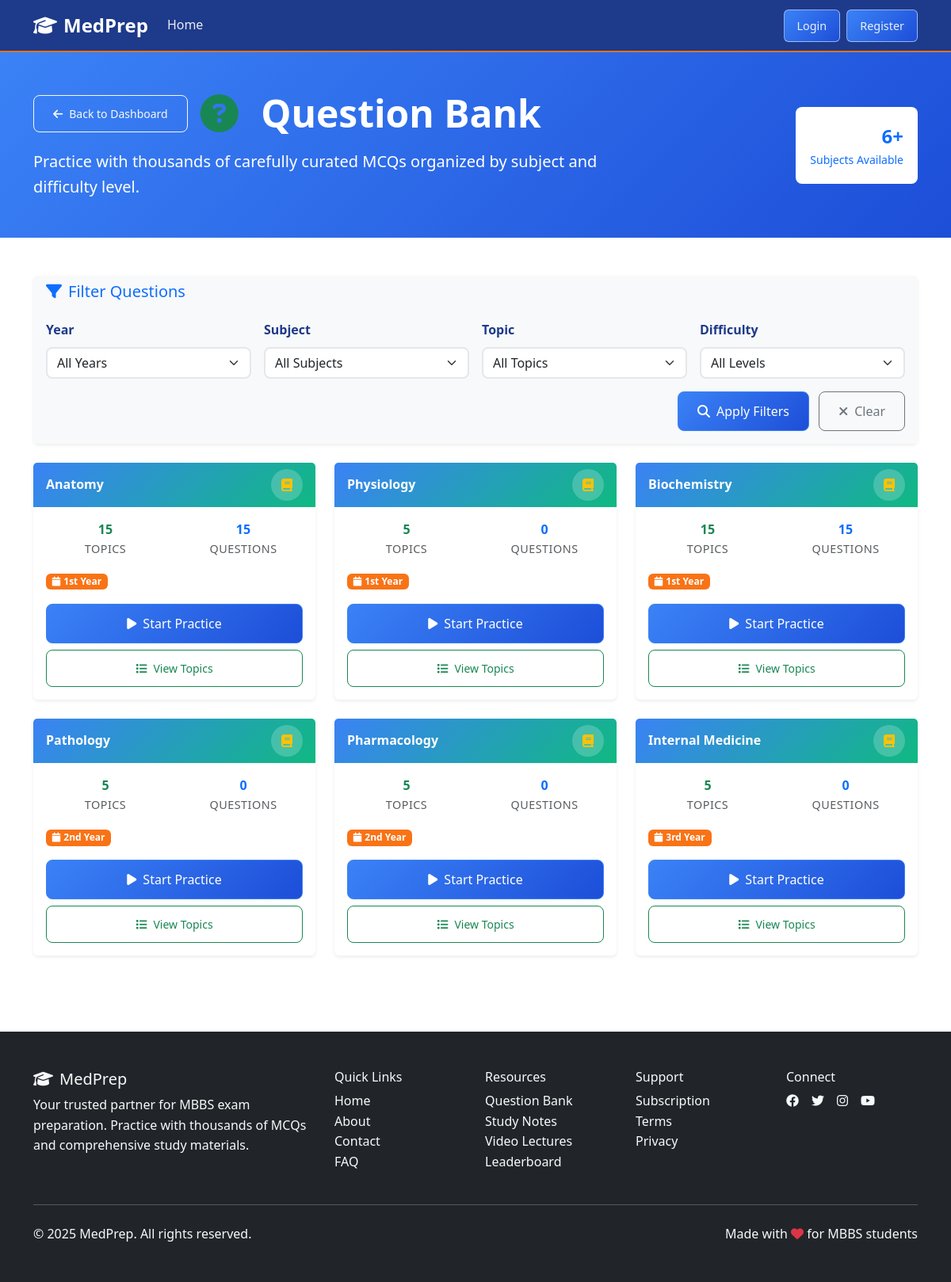
Screenshot of /questions/ with the database file from the repository.
### core/models/academic_models.py (models this page shows, shortened)
class Subject(models.Model):
    name = models.CharField(max_length=100, unique=True)
    code = models.CharField(max_length=10, unique=True)
    description = models.TextField(blank=True)
    year_applicable = models.CharField(
        max_length=3,
        choices=[
            ('1st', '1st Year'),
            ('2nd', '2nd Year'),
            ('3rd', '3rd Year'),
            ('4th', '4th Year'),
            ('5th', '5th Year (Final)'),
            ('all', 'All Years'),
        ],
        default='all'
    )
    is_active = models.BooleanField(default=True)
    created_at = models.DateTimeField(auto_now_add=True)
    class Meta:
        verbose_name = 'Subject'
        verbose_name_plural = 'Subjects'
        ordering = ['year_applicable', 'name']

### core/views/main_views.py (the view)
# urls.py: path('questions/', views.QuestionBankView.as_view(), name='question_bank'),
class QuestionBankView(TemplateView):
    template_name = 'core/question_bank.html'
    def get_context_data(self, **kwargs):
        context = super().get_context_data(**kwargs)
        subject_id = self.request.GET.get('subject')
        topic_id = self.request.GET.get('topic')
        difficulty = self.request.GET.get('difficulty')
        year = self.request.GET.get('year')
        subjects = Subject.objects.filter(is_active=True).annotate(
            topic_count=Count('topics', filter=Q(topics__is_active=True)),
            question_count=Count('topics__questions', filter=Q(topics__questions__is_active=True))
        )
        if year and year != 'all':
            subjects = subjects.filter(Q(year_applicable=year) | Q(year_applicable='all'))
        topics = []
        if subject_id:
            selected_subject = get_object_or_404(Subject, pk=subject_id, is_active=True)
            topics = selected_subject.topics.filter(is_active=True).annotate(
                question_count=Count('questions', filter=Q(questions__is_active=True))
            )
        context.update({
            'subjects': subjects,
            'topics': topics,
            'selected_subject_id': int(subject_id) if subject_id else None,
            'selected_topic_id': int(topic_id) if topic_id else None,
            'selected_difficulty': difficulty,
            'selected_year': year,
            'year_choices': Subject._meta.get_field('year_applicable').choices,
            'difficulty_choices': Question._meta.get_field('difficulty').choices,
        })
        return context

### core/context_processors.py (called while the page is built)
def site_context(request):
    context = {
        'site_name': 'MedPrep',
        'site_description': 'MBBS Exam Preparation Platform',
        'current_year': 2025,
    }
    if request.user.is_authenticated:
        try:
            context['user_profile'] = request.user.userprofile
        except:
            context['user_profile'] = None
    return context

### templates/core/question_bank.html (shortened to what this page needs)
{% extends 'base.html' %}
{% load static %}
{% block extra_css %}
<link href="{% static 'core/css/quiz.css' %}?v=1.1" rel="stylesheet">
{% endblock %}
{% block content %}
<div class="question-bank-header bg-primary text-white py-5">
    <div class="container">
        <div class="row align-items-center">
            <div class="col-lg-8">
                <div class="d-flex align-items-center mb-3">
                    <a href="{% url 'core:dashboard' %}" class="btn btn-outline-light btn-sm me-3">
                        <i class="fas fa-arrow-left me-2"></i>Back to Dashboard
                    </a>
                    <h1 class="display-5 fw-bold mb-0">
                        <i class="fas fa-question-circle text-success me-3"></i>
                        Question Bank
                    </h1>
                </div>
                <p class="lead mb-0">
                    Practice with thousands of carefully curated MCQs organized by subject and difficulty level.
                </p>
            </div>
            <div class="col-lg-4 text-end">
                <div class="stats-badge bg-white text-primary p-3 rounded-3 d-inline-block">
                    <div class="fw-bold fs-4">{{ subjects.count }}+</div>
                    <div class="small">Subjects Available</div>
                </div>
            </div>
        </div>
    </div>
</div>
<div class="container py-5">
    <div class="row mb-4">
        <div class="col-12">
            <div class="card border-0 shadow-sm">
                <div class="card-header bg-light border-bottom-0">
                    <h5 class="mb-0 text-primary">
                        <i class="fas fa-filter me-2"></i>Filter Questions
                    </h5>
                </div>
                <div class="card-body bg-light">
                    <form method="get" class="filter-form">
                        <div class="row g-3">
                            <div class="col-md-3">
                                <label class="form-label fw-semibold text-navy">Year</label>
                                <select name="year" class="form-select quiz-select">
                                    <option value="">All Years</option>
                                </select>
                            </div>
                            <div class="col-md-3">
                                <label class="form-label fw-semibold text-navy">Subject</label>
                                <select name="subject" class="form-select quiz-select" id="subjectSelect">
                                    <option value="">All Subjects</option>
                                </select>
                            </div>
                            <div class="col-md-3">
                                <label class="form-label fw-semibold text-navy">Topic</label>
                                <select name="topic" class="form-select quiz-select" id="topicSelect">
                                    <option value="">All Topics</option>
                                </select>
                            </div>
                            <div class="col-md-3">
                                <label class="form-label fw-semibold text-navy">Difficulty</label>
                                <select name="difficulty" class="form-select quiz-select">
                                    <option value="">All Levels</option>
                                </select>
                            </div>
                        </div>
                        <div class="row mt-3">
                            <div class="col-12 text-end">
                                <button type="submit" class="btn btn-primary me-2">
                                    <i class="fas fa-search me-2"></i>Apply Filters
                                </button>
                                <a href="{% url 'core:question_bank' %}" class="btn btn-outline-secondary">
                                    <i class="fas fa-times me-2"></i>Clear
                                </a>
                            </div>
                        </div>
                    </form>
                </div>
            </div>
        </div>
    </div>
    <div class="row g-4">
        {% for subject in subjects %}
        <div class="col-md-6 col-lg-4">
            <div class="subject-card card h-100 border-0 shadow-sm hover-lift">
                <div class="card-header bg-gradient-primary text-white border-0">
                    <div class="d-flex justify-content-between align-items-center">
                        <h6 class="mb-0 fw-bold">{{ subject.name }}</h6>
                        <div class="subject-icon">
                            <i class="fas fa-book text-warning"></i>
                        </div>
                    </div>
                </div>
                <div class="card-body">
                    <div class="subject-stats mb-3">
                        <div class="row text-center">
                            <div class="col-6">
                                <div class="stat-item">
                                    <div class="stat-number text-success fw-bold">{{ subject.topic_count }}</div>
                                    <div class="stat-label text-muted small">Topics</div>
                                </div>
                            </div>
                            <div class="col-6">
                                <div class="stat-item">
                                    <div class="stat-number text-primary fw-bold">{{ subject.question_count }}</div>
                                    <div class="stat-label text-muted small">Questions</div>
                                </div>
                            </div>
                        </div>
                    </div>
                    {% if subject.year_applicable != 'all' %}
                    <div class="mb-3">
                        <span class="badge bg-orange text-white">
                            <i class="fas fa-calendar me-1"></i>{{ subject.get_year_applicable_display }}
                        </span>
                    </div>
                    {% endif %}
                    <div class="d-grid gap-2">
                        <a href="{% url 'core:subject_detail' subject.pk %}" class="btn btn-primary">
                            <i class="fas fa-play me-2"></i>Start Practice
                        </a>
                        <a href="{% url 'core:topic_detail' subject.topics.first.pk %}" class="btn btn-outline-success btn-sm">
                            <i class="fas fa-list me-2"></i>View Topics
                        </a>
                    </div>
                </div>
            </div>
        </div>
        {% endfor %}
    </div>
</div>
{% endblock %}

### static/core/css/main.css (style rules this page uses)
:root { --primary-blue: #3b82f6; --primary-green: #10b981; --primary-white: #ffffff; --accent-orange: #f97316; --accent-gray: #6b7280; --accent-navy: #1e3a8a; --secondary-blue: #1d4ed8; --secondary-green: #059669; --primary-orange: #f97316; --accent-gold: #fbbf24; --text-dark: #374151; --text-muted: #6b7280; --light-gray: #e5e7eb; --medium-gray: #9ca3af; --light-background: #f9fafb; --blue-light: #93c5fd; --blue-dark: #1d4ed8; --green-light: #6ee7b7; --green-dark: #059669; --orange-light: #fed7aa; --orange-dark: #ea580c; --gray-light: #f3f4f6; --gray-dark: #374151; --navy-light: #3b82f6; --navy-dark: #1e3a8a; --text-primary: #374151; --text-secondary: #6b7280; --text-light: #9ca3af; --text-white: #ffffff; --bg-primary: #ffffff; --bg-secondary: #f9fafb; --bg-light-blue: #eff6ff; --bg-light-green: #ecfdf5; --bg-navy: #1e3a8a; --bg-dark-navy: #1e40af; --btn-primary-bg: linear-gradient(135deg, #3b82f6 0%, #1d4ed8 100%); --btn-primary-hover: linear-gradient(135deg, #2563eb 0%, #1e40af 100%); --btn-secondary-bg: linear-gradient(135deg, #f97316 0%, #ea580c 100%); --btn-secondary-hover: linear-gradient(135deg, #ea580c 0%, #dc2626 100%); --btn-success-bg: linear-gradient(135deg, #10b981 0%, #059669 100%); --btn-success-hover: linear-gradient(135deg, #059669 0%, #047857 100%); --border-light: #e5e7eb; --border-medium: #d1d5db; --border-dark: #9ca3af; --border-blue: #3b82f6; --border-green: #10b981; --border-orange: #f97316; }
body { font-family: 'Segoe UI', Tahoma, Geneva, Verdana, sans-serif; line-height: 1.6; background-color: var(--bg-primary); color: var(--text-primary); }
.btn-primary { background: var(--btn-primary-bg) !important; border-color: var(--primary-blue) !important; color: var(--text-white) !important; }
.text-navy { color: var(--accent-navy) !important; }
.bg-orange { background-color: var(--accent-orange) !important; }
.card { border: none; box-shadow: 0 0.125rem 0.25rem rgba(0, 0, 0, 0.075); transition: all 0.3s ease; }
.btn { font-weight: 500; border-radius: 0.5rem; padding: 0.75rem 1.5rem; transition: all 0.3s ease; }
.subject-card { transition: all 0.3s ease; }

### static/core/css/quiz.css (style rules this page uses)
.stat-label { color: var(--text-muted); font-size: 0.9rem; text-transform: uppercase; letter-spacing: 0.5px; }

### templates/core/question_bank.html (style rules this page uses)
.question-bank-header { background: linear-gradient(135deg, var(--primary-blue) 0%, var(--secondary-blue) 100%); }
.subject-card { transition: transform 0.2s ease-in-out, box-shadow 0.2s ease-in-out; }
.subject-icon { width: 40px; height: 40px; display: flex; align-items: center; justify-content: center; background: rgba(255,255,255,0.2); border-radius: 50%; }
.bg-gradient-primary { background: linear-gradient(135deg, var(--primary-blue) 0%, var(--primary-green) 100%); }
.stats-badge { border: 2px solid rgba(255,255,255,0.2); }
.filter-form .form-select { border: 2px solid var(--light-gray); border-radius: 8px; }
.hover-lift { transition: transform 0.2s ease-in-out; }

### rows the page displays
Subject: name "Anatomy", topic_count "15", question_count "15", year_applicable "1st Year"
Subject: name "Physiology", topic_count "5", question_count "0", year_applicable "1st Year"
Subject: name "Biochemistry", topic_count "15", question_count "15", year_applicable "1st Year"
Subject: name "Pathology", topic_count "5", question_count "0", year_applicable "2nd Year"
Subject: name "Pharmacology", topic_count "5", question_count "0", year_applicable "2nd Year"
Subject: name "Internal Medicine", topic_count "5", question_count "0", year_applicable "3rd Year"

### other values shown
{{ subjects.count }} "6"
